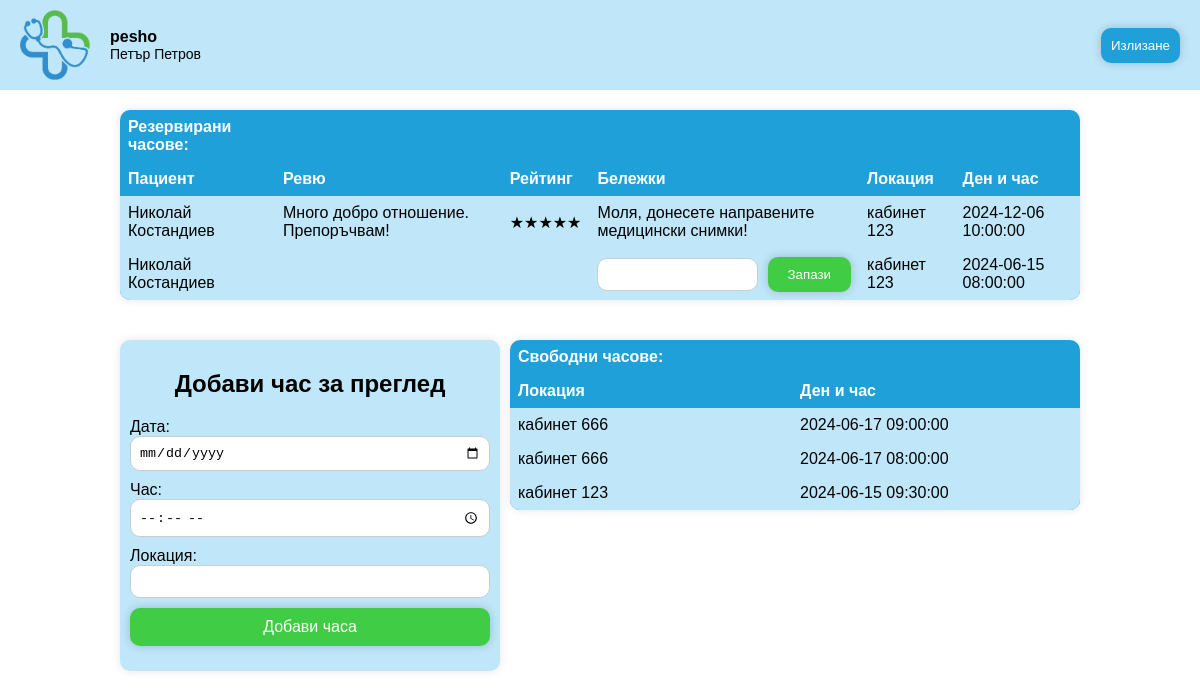
Screenshot of /presentation/views/homepage_doctors.php (signed in) with the database file from the repository.
### tables this page shows
CREATE TABLE `doctors` (
  `id` int NOT NULL,
  `username` varchar(256) DEFAULT NULL,
  `password` varchar(100) NOT NULL,
  `email` varchar(256) DEFAULT NULL,
  `first_name` varchar(256) NOT NULL,
  `last_name` varchar(256) NOT NULL,
  `egn` char(10) NOT NULL,
  `work_address` varchar(256) NOT NULL,
  `region` varchar(50) NOT NULL,
  `phone_number` char(10) NOT NULL,
  `speciality` varchar(50) NOT NULL
);

CREATE TABLE `appointments` (
  `id` int NOT NULL,
  `doctor_id` int NOT NULL,
  `patient_id` int DEFAULT NULL,
  `review` varchar(512) DEFAULT NULL,
  `rating` int DEFAULT NULL,
  `notes` varchar(512) DEFAULT NULL,
  `location` varchar(256) NOT NULL,
  `appointment_date` datetime NOT NULL
);

CREATE TABLE `patients` (
  `id` int NOT NULL,
  `username` varchar(256) DEFAULT NULL,
  `password` varchar(100) NOT NULL,
  `email` varchar(256) DEFAULT NULL,
  `first_name` varchar(256) NOT NULL,
  `last_name` varchar(256) NOT NULL,
  `egn` char(10) NOT NULL,
  `address` varchar(256) NOT NULL,
  `phone_number` char(10) NOT NULL
);

### data/DB.php (called while the page is built)
<?php
class Db
{
    private $connection;
    public function __construct()
    {
        $dbhost = "localhost";
        $port = 3307;
        $dbName = "medappoint2";
        $userName = "root";
        $userPassword = "";
        $this->connection = new PDO("mysql:host=$dbhost;port=$port;dbname=$dbName", $userName, $userPassword,
            [
                PDO::MYSQL_ATTR_INIT_COMMAND => "SET NAMES utf8",
                PDO::ATTR_DEFAULT_FETCH_MODE => PDO::FETCH_ASSOC,
            ]);
    }
    public function getConnection()
    {
        return $this->connection;
    }
}

### business/DoctorController.php (called while the page is built, shortened)
<?php
require '../../data/DB.php';
function getDoctorInformationPerUsernameForHeader($username) {
    $dataBase = new Db();
    $sql = "SELECT first_name, last_name FROM doctors WHERE username = :username";
    $stmt =  $dataBase->getConnection()->prepare($sql);
    $stmt->bindParam(':username', $username);
    $stmt->execute();
    $patient = $stmt->fetch(PDO::FETCH_ASSOC);
    return $patient;
}
function getReservedAppointmentsPerDoctor($username) {
    $dataBase = new Db();
    $sql = "SELECT doctors.username, patients.first_name, patients.last_name, review, rating, notes, location, appointment_date, appointments.id
    FROM doctors JOIN appointments ON doctors.id = appointments.doctor_id
    JOIN patients ON patients.id = appointments.patient_id
    WHERE doctors.username = :username AND appointment_date >= :date
    ORDER BY appointment_date DESC";
    $stmt =  $dataBase->getConnection()->prepare($sql);
    $stmt->bindParam(':username', $username);
    $currentDate = date('Y-m-d H:i:s');
    $stmt->bindParam(':date', $currentDate);
    $stmt->execute();
    $appointments = $stmt->fetchAll(PDO::FETCH_ASSOC);
    return $appointments;
}
function getFreeAppointmentsPerDoctor($username) {
    $dataBase = new Db();
    $sql = "SELECT doctors.username, location, appointment_date
    FROM doctors JOIN appointments ON doctors.id = appointments.doctor_id
    WHERE doctors.username = :username AND patient_id IS NULL AND appointment_date >= :date
    ORDER BY appointment_date DESC";
    $stmt =  $dataBase->getConnection()->prepare($sql);
    $stmt->bindParam(':username', $username);
    $currentDate = date('Y-m-d H:i:s');
    $stmt->bindParam(':date', $currentDate);
    $stmt->execute();
    $appointments = $stmt->fetchAll(PDO::FETCH_ASSOC);
    return $appointments;
}

### presentation/views/homepage_doctors.php (the view, shortened to what this page needs)
<?php
require_once '../../business/DoctorController.php';
?>
<!DOCTYPE html>
<html lang="en">
<head>
    <link rel="stylesheet" href="../css/homepage.css">
</head>
<body>
<header>
    <div class="left">
        <div id="container-logo"><img src="../images/icon.png" alt="Image is unavailable"></div>
        <?php
        require_once '../../business/DoctorController.php';
        $patient = getDoctorInformationPerUsernameForHeader($_SESSION['username']);
        echo '<div>
            <p class="user-info-1">' . $_SESSION['username'] . '</p>
            <p class="user-info-2">' . $patient["first_name"] . ' ' . $patient["last_name"] . '</p>
          </div>';
        ?>
    </div>
    <div class="container-buttons">
            <a href="logout.php"> <button class="user-buttons">Излизане</button> </a>
    </div>
</header>
<main>
    <table class="results-table" id="reserved">
        <thead>
        <tr>
            <th>Резервирани часове:</th>
        </tr>
        <tr>
            <th>Пациент</th>
            <th>Ревю</th>
            <th>Рейтинг</th>
            <th>Бележки</th>
            <th>Локация</th>
            <th>Ден и час</th>
        </tr>
        </thead>
        <tbody>
        <?php
        require_once '../../business/DoctorController.php';
        $appointments = getReservedAppointmentsPerDoctor($_SESSION['username']);
        if (count($appointments) > 0) {
            foreach ($appointments as $row) {
                echo "<tr>";
                echo "<td>" . $row["first_name"] . " " . $row["last_name"] . "</td>";
                echo "<td>" . $row["review"] . "</td>";
                if (!isset($row["rating"])) {
                    echo "<td></td>";
                } else {
                    echo "<td><span class='stars'>" . str_repeat("★", $row["rating"]) . str_repeat("☆", 5 - $row["rating"]) . "</span></td>";
                }
                if (isset($row["notes"])) {
                    echo "<td>" . $row["notes"] . "</td>";
                } else {
                    echo '<td id="note-container-' . $row['id'] . '" >
                        <form class="note-form" onsubmit="addUserInput(event, ' . $row['id'] . ', \'note\')">
                            <input type="text" class="note-input" id="note-input-' . $row['id'] . '" required>
                            <button type="submit" class="note-button">Запази</button>
                        </form>
                      </td>';
                }
                echo "<td>" . $row["location"] . "</td>";
                echo "<td>" . $row["appointment_date"] . "</td>";
                echo "</tr>";
            }
        } else {
            echo "<tr><td colspan='6'>Няма намерени часове.</td></tr>";
        }
        ?>
        </tbody>
    </table>
    <div class="container-appointments">
        <div class="container-form">
            <form class="appointment-form" action="./homepage_doctors.php" method="POST">
                <h2>Добави час за преглед</h2>
                <div class="form-group">
                    <label for="appointment_date">Дата:</label>
                    <input type="date" id="appointment_date" name="appointment_date" required>
                </div>
                <div class="form-group">
                    <label for="appointment_time">Час:</label>
                    <input type="time" id="appointment_time" min="07:00" max="21:00" name="appointment_time" required>
                </div>
                <div class="form-group">
                    <label for="appointment_location">Локация:</label>
                    <input type="text" id="appointment_location" name="appointment_location" required>
                </div>
                <div class="form-group">
                    <input type="submit" value="Добави часа">
                </div>
            </form>
        </div>
        <table class="results-table" id="free-doctor">
            <thead>
            <tr>
                <th>Свободни часове:</th>
            </tr>
            <tr>
                <th>Локация</th>
                <th>Ден и час</th>
            </tr>
            </thead>
            <tbody>
            <?php
            require_once '../../business/DoctorController.php';
            $appointments = getFreeAppointmentsPerDoctor($_SESSION['username']);
            if (count($appointments) > 0) {
                foreach ($appointments as $row) {
                    echo "<td>" . $row["location"] . "</td>";
                    echo "<td>" . $row["appointment_date"] . "</td>";
                }
            } else {
                echo "<tr><td colspan='2'>Няма намерени часове.</td></tr>";
            }
            ?>
            </tbody>
        </table>
    </div>
</main>
</body>
</html>

### presentation/css/homepage.css (style rules this page uses)
body { font-family: Arial, sans-serif; margin: 0; background-color: white; }
button { box-shadow: 0 0 10px rgba(0, 0, 0, 0.2); }
header { display: flex; align-items: center; justify-content: space-between; background-color: #BFE7F9; padding: 10px 20px; }
.left { display: flex; align-items: center; gap: 20px; }
#container-logo { display: flex; width: 100%; height: 100%; justify-content: left; }
#container-logo img { width: 70px; height: 70px; }
.user-info-1 { font-size: 16px; font-weight: bold; margin: 0; }
.user-info-2 { font-size: 14px; width: max-content; margin: 0; }
.container-buttons { display: flex; align-items: center; gap: 10px; }
.user-buttons { background-color: #20A0D8; color: white; border: none; padding: 10px 10px; cursor: pointer; border-radius: 10px; }
.search-button, .reviews-button, .note-button, .review-button, .rating-button { background-color: #41CC46; color: white; border: none; padding: 10px 20px; cursor: pointer; border-radius: 10px; }
.results-table { background-color: #20A0D8; color: white; margin: 20px auto; border-collapse: collapse; border-radius: 10px; overflow: hidden; box-shadow: 0 0 10px rgba(0, 0, 0, 0.1); }
.results-table th, .results-table td { padding: 8px; text-align: left; }
.results-table td { background-color: #BFE7F9; color: black; }
.container-form { width: 40%; }
.appointment-form, .doctor-card { background: #BFE7F9; margin: 20px auto; padding: 10px; border-radius: 10px; box-shadow: 0 0 10px rgba(0, 0, 0, 0.1); }
.appointment-form h2, .doctor-card h2 { text-align: center; margin-bottom: 20px; }
.appointment-form input { margin-bottom: 10px; width: 100%; padding: 8px; box-sizing: border-box; border: 1px solid #ccc; border-radius: 10px; }
.appointment-form input[type="submit"] { width: 100%; padding: 10px; border: none; border-radius: 10px; background-color: #41CC46; color: white; font-size: 16px; cursor: pointer; box-shadow: 0 0 10px rgba(0, 0, 0, 0.2); }
.container-appointments { width: 80%; margin: 20px auto; display: flex; align-items: flex-start; gap: 10px; }
.note-form, .review-form, .rating-form { display: flex; align-items: center; gap: 10px; }
.note-input, .review-input, .rating-input { width: 100%; padding: 8px; box-sizing: border-box; border: 1px solid #ccc; border-radius: 10px; }
#reserved, #results, #patient-appointments { width: 80%; }
#free-doctor { width: 60%; }

### rows the page displays
doctors: first_name "Петър", last_name "Петров"
appointments: patient.first_name "Николай", patient.last_name "Костандиев", review "Много добро отношение. Препоръчвам!", rating "★★★★★", notes "Моля, донесете направените медицински снимки!", location "кабинет 123", appointment_date "2024-12-06 10:00:00"
appointments: patient.first_name "Николай", patient.last_name "Костандиев", location "кабинет 123", appointment_date "2024-06-15 08:00:00"
appointments: location "кабинет 666", appointment_date "2024-06-17 09:00:00"
appointments: location "кабинет 666", appointment_date "2024-06-17 08:00:00"
appointments: location "кабинет 123", appointment_date "2024-06-15 09:30:00"

### other values shown
$_SESSION['username'] "pesho"
